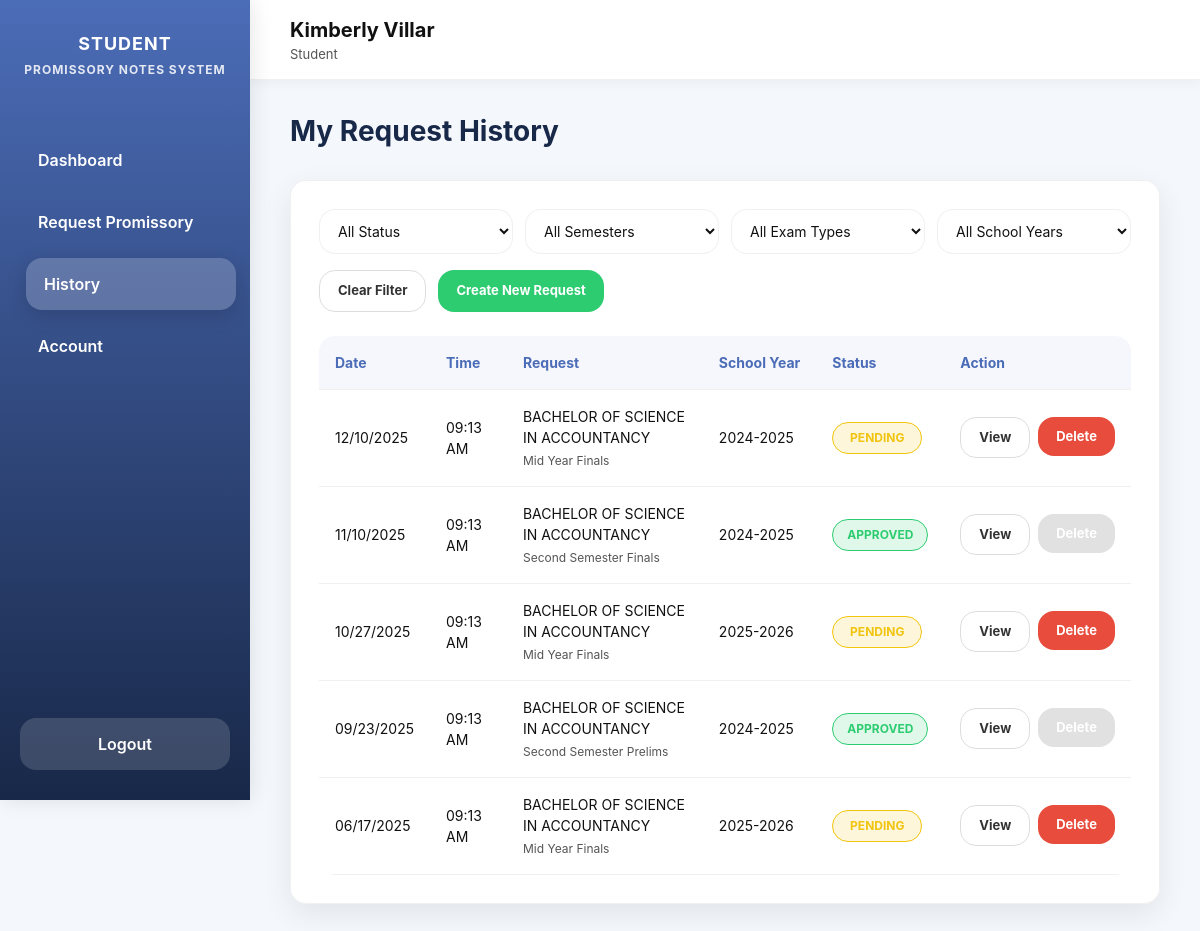
Screenshot of /student/history (signed in) with the database file from the repository.
### models.py (models this page shows, shortened)
class Account(db.Model):
    id = db.Column(db.Integer, primary_key=True, autoincrement=True)
    first_name = db.Column(db.String(50), nullable=False)
    middle_name = db.Column(db.String(50))
    last_name = db.Column(db.String(50), nullable=False)
    suffix = db.Column(db.String(10))
    email = db.Column(db.String(100), unique=True, nullable=False)
    _role = db.Column("role", db.String(20), nullable=False)
    _status = db.Column("status", db.String(20), nullable=False)
    password_hash = db.Column(db.String(255), nullable=False)
    plain_password = db.Column(db.String(100), nullable=False)
    year_level = db.Column(db.String(20))
    course = db.Column(db.String(100))
    @property
    def role(self):
        return self._role
    @role.setter
    def role(self, value):
        self._role = value.capitalize() if value else value
    @property
    def status(self):
        return self._status
    @status.setter
    def status(self, value):
        self._status = value.capitalize() if value else value

class PromissoryRequest(db.Model):
    id = db.Column(db.Integer, primary_key=True)
    student_id = db.Column(db.Integer, db.ForeignKey(
        'account.id'), nullable=False)
    student = db.relationship("Account", backref="promissory_requests")
    year_level = db.Column(db.String(20), nullable=False)
    course = db.Column(db.String(100), nullable=False)
    email = db.Column(db.String(100), nullable=False)
    reason_text = db.Column(db.Text)
    reason_doc = db.Column(db.String(255))
    valid_id = db.Column(db.String(255))
    semester_type = db.Column(db.String(50))
    semester = db.Column(db.String(50))
    school_year = db.Column(db.String(20))
    status = db.Column(db.String(20), default="Pending")
    comments = db.Column(db.Text)
    requested_at = db.Column(db.DateTime, default=datetime.utcnow)

### student_routes.py (the view)
@student_bp.route("/history")
@require_role("Student")
def history():
    student = Account.query.get(session["user_id"])
    query = PromissoryRequest.query.filter_by(student_id=student.id)
    for key in ["status", "semester", "semester_type", "school_year"]:
        value = request.args.get(key, "").strip()
        if value:
            query = query.filter(getattr(PromissoryRequest, key) == value)
    requests = query.order_by(PromissoryRequest.requested_at.desc()).all()
    school_years = [sy[0] for sy in db.session.query(PromissoryRequest.school_year)
                    .filter_by(student_id=student.id)
                    .distinct()
                    .order_by(PromissoryRequest.school_year.desc())
                    .all()]
    log_action(student.email, "Viewed promissory request history")
    return render_template("student/history.html",
                           student=student,
                           requests=requests,
                           school_years=school_years)

### app.py (called while the page is built)
@app.before_request
def protect_admin_routes():
    if request.path.startswith("/admin"):
        if "user_id" not in session or session.get("role") != "Admin":
            flash("Admin access required.", "danger")
            return redirect(url_for("login"))

### student_routes.py (called while the page is built)
def require_role(role=None):
    def wrapper(func):
        @wraps(func)
        def decorated(*args, **kwargs):
            user_id = session.get("user_id")
            if not user_id:
                flash("Please log in first.", "warning")
                return redirect(url_for("login"))
            user = Account.query.get(user_id)
            if not user or user.status == "Inactive":
                flash("Your account is inactive. Please contact the admin.", "danger")
                return redirect(url_for("student.inactive_notice"))
            if role and user.role != role:
                flash("Access denied.", "danger")
                return redirect(url_for("login"))
            return func(*args, **kwargs)
        return decorated
    return wrapper

def log_action(user_name, action):
    log = SystemLog(user_name=user_name, action=action)
    db.session.add(log)
    db.session.commit()

### templates/student/history.html (shortened to what this page needs)
<!doctype html>
<html lang="en">
<head>
  <script src="https://cdn.tailwindcss.com"></script>
</head>
<body>
  <div class="app">
    <aside class="sidebar">
      <div class="brand">
        Student<br><span>Promissory Notes System</span>
      </div>
      <nav class="nav">
        <a href="{{ url_for('student.dashboard') }}">Dashboard</a>
        <a href="{{ url_for('student.request_promissory') }}">Request Promissory</a>
        <a href="{{ url_for('student.history') }}" class="active">History</a>
        <a href="{{ url_for('student.setup') }}">Account</a>
      </nav>
      <button class="logout-btn" onclick="window.location.href='{{ url_for('student.logout') }}'">Logout</button>
    </aside>
    <main class="main">
      <header class="topbar">
        <div>
          <div class="welcome">{{ student.first_name }} {{ student.last_name }}</div>
          <div class="role">{{ student.role }}</div>
        </div>
      </header>
      <div class="content">
        <h2>My Request History</h2>
        <div class="card">
          <form id="filterForm" method="GET" action="{{ url_for('student.history') }}" class="filter-container">
            <div class="filter-row">
              <select name="status">
                <option value="">All Status</option>
              </select>
              <select name="semester">
                <option value="">All Semesters</option>
              </select>
              <select name="semester_type">
                <option value="">All Exam Types</option>
              </select>
              <select name="school_year">
                <option value="">All School Years</option>
              </select>
            </div>
            <div class="filter-actions">
              <button type="button" class="btn btn-ghost" onclick="clearFilter()">Clear Filter</button>
              <button type="button" class="btn btn-primary" style="background: #2ecc71;"
                onclick="window.location.href='{{ url_for('student.request_promissory') }}'">Create New Request</button>
            </div>
          </form>
          <div class="table-container">
            <table class="history-table">
              <thead>
                <tr>
                  <th>Date</th>
                  <th>Time</th>
                  <th>Request</th>
                  <th>School Year</th>
                  <th>Status</th>
                  <th>Action</th>
                </tr>
              </thead>
              <tbody>
                {% for req in requests %}
                <tr>
                  <td>{{ req.requested_at.strftime('%m/%d/%Y') }}</td>
                  <td>{{ req.requested_at.strftime('%I:%M %p') }}</td>
                  <td>
                    <div class="request-info">{{ req.program or req.course }}</div>
                    <div class="request-details">{{ req.semester or "N/A" }} {{ req.semester_type or "" }}</div>
                  </td>
                  <td>{{ req.school_year or "N/A" }}</td>
                  <td>
                    <span
                      class="status-badge {% if req.status == 'Pending' %}status-pending{% elif req.status == 'Approved' %}status-approved{% else %}status-rejected{% endif %}">
                      {{ req.status.upper() }}
                    </span>
                  </td>
                  <td>
                    <div class="action-buttons">
                      <a href="{{ url_for('student.view_request', request_id=req.id) }}" class="btn btn-ghost">View</a>
                      <form method="POST" action="{{ url_for('student.delete_request', request_id=req.id) }}"
                        style="display:inline;" {% if req.status !='Pending' %}onsubmit="return false;" {% else
                        %}onsubmit="return confirm('Are you sure you want to delete this pending request?');" {% endif
                        %}>
                        <button type="submit" class="btn btn-danger" {% if req.status !='Pending' %}disabled{% endif
                          %}>Delete</button>
                      </form>
                    </div>
                  </td>
                </tr>
                {% else %}
                <tr>
                  <td colspan="6" class="empty-state">No requests found.</td>
                </tr>
                {% endfor %}
              </tbody>
            </table>
          </div>
        </div>
      </div>
    </main>
  </div>
</body>
</html>

### rows the page displays
Account: first_name "Kimberly", last_name "Villar", role "Student"
PromissoryRequest: requested_at "12/10/2025", requested_at "09:13 AM", course "BACHELOR OF SCIENCE IN ACCOUNTANCY", semester "Mid Year", semester_type "Finals", school_year "2024-2025", status "PENDING"
PromissoryRequest: requested_at "11/10/2025", requested_at "09:13 AM", course "BACHELOR OF SCIENCE IN ACCOUNTANCY", semester "Second Semester", semester_type "Finals", school_year "2024-2025", status "APPROVED"
PromissoryRequest: requested_at "10/27/2025", requested_at "09:13 AM", course "BACHELOR OF SCIENCE IN ACCOUNTANCY", semester "Mid Year", semester_type "Finals", school_year "2025-2026", status "PENDING"
PromissoryRequest: requested_at "09/23/2025", requested_at "09:13 AM", course "BACHELOR OF SCIENCE IN ACCOUNTANCY", semester "Second Semester", semester_type "Prelims", school_year "2024-2025", status "APPROVED"
PromissoryRequest: requested_at "06/17/2025", requested_at "09:13 AM", course "BACHELOR OF SCIENCE IN ACCOUNTANCY", semester "Mid Year", semester_type "Finals", school_year "2025-2026", status "PENDING"
